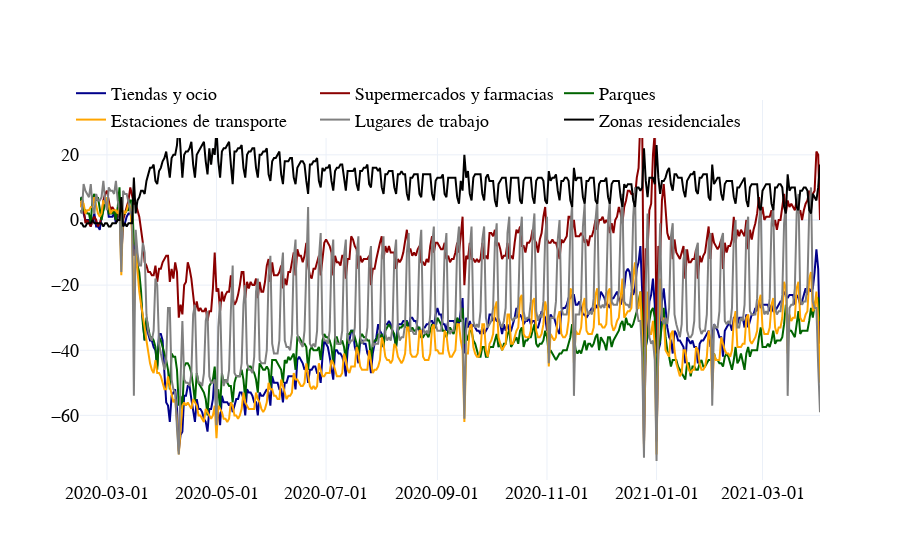

Write notebook code for a chart like this one.
### Markdown cell above
#### Graficando:

### Code cell
# Promedio de México

fig = go.Figure()

fig.add_trace( go.Scatter( x = Series_Mobility['Fecha'], 
                           y = Series_Mobility['retail_and_recreation_percent_change_from_baseline'], 
                           name = 'Tiendas y ocio', 
                           line_color = 'darkblue' ) )

fig.add_trace( go.Scatter( x = Series_Mobility['Fecha'], 
                           y = Series_Mobility['grocery_and_pharmacy_percent_change_from_baseline'], 
                           name = 'Supermercados y farmacias', 
                           line_color = 'darkred' ) )

fig.add_trace( go.Scatter( x = Series_Mobility['Fecha'], 
                           y = Series_Mobility['parks_percent_change_from_baseline'], 
                           name = 'Parques', 
                           line_color = 'darkgreen' ) )

fig.add_trace( go.Scatter( x = Series_Mobility['Fecha'], 
                           y = Series_Mobility['transit_stations_percent_change_from_baseline'], 
                           name = 'Estaciones de transporte', 
                           line_color = 'orange' ) )

fig.add_trace( go.Scatter( x = Series_Mobility['Fecha'], 
                           y = Series_Mobility['workplaces_percent_change_from_baseline'], 
                           name = 'Lugares de trabajo', 
                           line_color = 'gray' ) )

fig.add_trace( go.Scatter( x = Series_Mobility['Fecha'], 
                           y = Series_Mobility['residential_percent_change_from_baseline'], 
                           name = 'Zonas residenciales', 
                           line_color = 'black' ) )

fig.update_layout( template = 'plotly_white', # "plotly", "plotly_white", "ggplot2", "seaborn", "simple_white", "none"
                  barmode = 'overlay', 
                  #title = { 'text': 'México: Cambio porcentual en la movilidad en diferentes lugares en comparación con la línea de base',
                  #         'y':0.9, 'x':0.5, 'xanchor': 'center', 'yanchor': 'top'}, 
                  font_family = 'Times New Roman', font_size = 18, font_color = 'black',
                  legend = dict( orientation = "h", yanchor = "bottom", y = 0.9, xanchor="right", x = 0.9 ))

fig.update_xaxes(tickformat = '%Y-%m-%d') # (tickangle = 90, tickformat = '%Y-%m-%d')

fig.show()

### Figure 1 — Plotly figure (JSON) as saved in the notebook; plotly's stock layout.template omitted (floating-point values rounded to 4 significant figures; data arrays with more than 128 entries replaced by an {"elided": "..."} marker saying what was removed)
{"data": [{"line": {"color": "darkblue"}, "name": "Tiendas y ocio", "type": "scatter", "x": {"elided": "413 str values"}, "y": {"elided": "413 int values"}}, {"line": {"color": "darkred"}, "name": "Supermercados y farmacias", "type": "scatter", "x": {"elided": "413 str values"}, "y": {"elided": "413 int values"}}, {"line": {"color": "darkgreen"}, "name": "Parques", "type": "scatter", "x": {"elided": "413 str values"}, "y": {"elided": "413 int values"}}, {"line": {"color": "orange"}, "name": "Estaciones de transporte", "type": "scatter", "x": {"elided": "413 str values"}, "y": {"elided": "413 int values"}}, {"line": {"color": "gray"}, "name": "Lugares de trabajo", "type": "scatter", "x": {"elided": "413 str values"}, "y": {"elided": "413 int values"}}, {"line": {"color": "black"}, "name": "Zonas residenciales", "type": "scatter", "x": {"elided": "413 str values"}, "y": {"elided": "413 int values"}}], "layout": {"barmode": "overlay", "font": {"color": "black", "family": "Times New Roman", "size": 18}, "legend": {"orientation": "h", "x": 0.9, "xanchor": "right", "y": 0.9, "yanchor": "bottom"}, "xaxis": {"tickformat": "%Y-%m-%d"}}}
